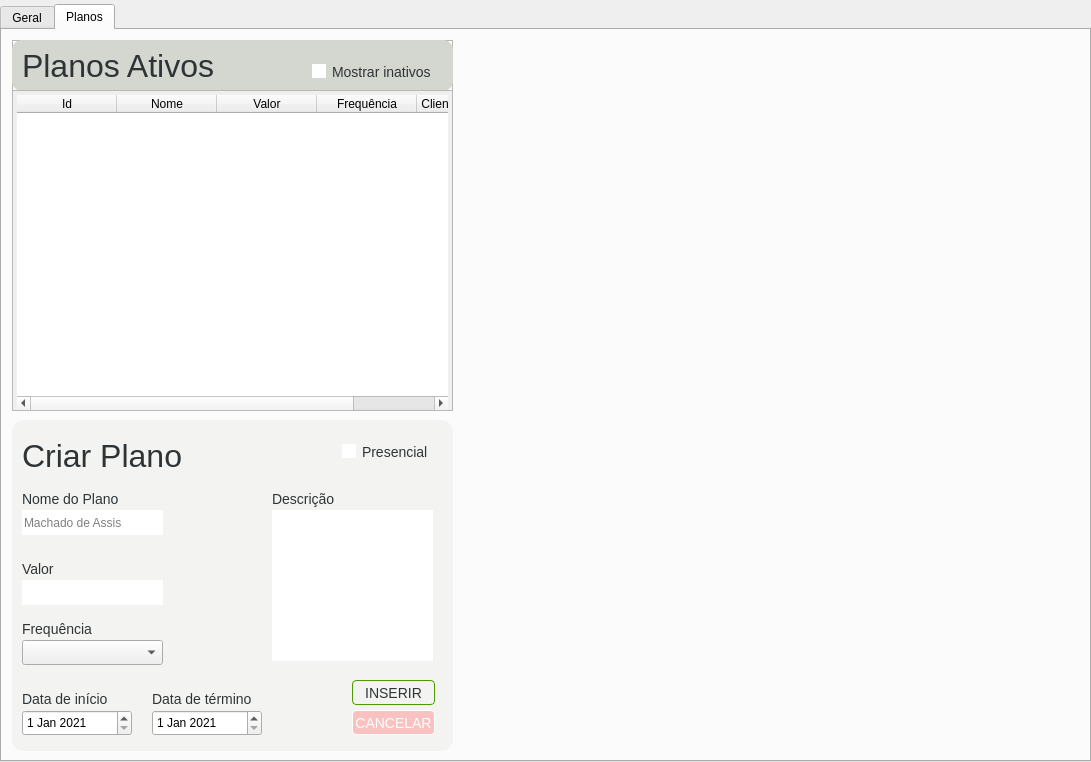
<?xml version="1.0" encoding="UTF-8"?>
<ui version="4.0">
 <class>tabFinanceiroGeral</class>
 <widget class="QWidget" name="tabFinanceiroGeral">
  <property name="geometry">
   <rect>
    <x>0</x>
    <y>0</y>
    <width>1091</width>
    <height>762</height>
   </rect>
  </property>
  <property name="windowTitle">
   <string>tabFinanceiro</string>
  </property>
  <property name="styleSheet">
   <string notr="true">/*#tabFinanceiroGeral {
	background-color: qlineargradient(spread:pad, x1:0, y1:0, x2:1, y2:1, stop:0 rgba(86, 158, 139, 255), stop:1 rgba(106, 178, 159, 255));
}*/

QTabWidget QStackedWidget &gt; QWidget{
	background-color: qlineargradient(spread:pad, x1:0, y1:0, x2:1, y2:1, stop:0 rgba(86, 158, 139, 255), stop:1 rgba(106, 178, 159, 255));
}

#tabFinanceiro::pane { 
	background-color: qlineargradient(spread:pad, x1:0, y1:0, x2:1, y2:1, stop:0 rgba(86, 158, 139, 255), stop:1 rgba(106, 178, 159, 255));
	border-radius: 10px;
}

QTabWidget::tab-bar {
    left: 15px; 
}

QTabBar::tab {
/*    background-color: transparent;*/
    border-top-left-radius: 8px;
    border-top-right-radius: 8px;
	border-bottom-color: rgb(114, 159, 207);
    min-width: 8ex;
    padding: 2px;
}

QTabBar::tab:selected {
	background: rgb(86, 158, 139);

	font-family: Ubuntu;
	font-size: 18px;
	color: white;

	border-top-left-radius: 14px;
    border-top-right-radius: 14px;
}

QTabBar::tab:selected {
	font-family: Ubuntu;
	font-size: 18px;
}

QTabBar::tab:!selected {
    margin-top: 2px; 
	background-color: rgb(61, 79, 69);

	color: white;
	font-family: Ubuntu;
	font-size: 12px;

	border-top-left-radius: 11px;
    border-top-right-radius: 11px;
}

QTabBar::tab:first:selected {
    margin-left: 0; /* the first selected tab has nothing to overlap with on the left */
}

QTabBar::tab:last:selected {
    margin-right: 0; /* the last selected tab has nothing to overlap with on the right */
}

QTabBar::tab:only-one {
    margin: 0; /* if there is only one tab, we don't want overlapping margins */
}</string>
  </property>
  <layout class="QHBoxLayout" name="horizontalLayout">
   <property name="spacing">
    <number>0</number>
   </property>
   <property name="leftMargin">
    <number>0</number>
   </property>
   <property name="topMargin">
    <number>4</number>
   </property>
   <property name="rightMargin">
    <number>0</number>
   </property>
   <property name="bottomMargin">
    <number>0</number>
   </property>
   <item>
    <widget class="QTabWidget" name="tabFinanceiro">
     <property name="tabPosition">
      <enum>QTabWidget::North</enum>
     </property>
     <property name="currentIndex">
      <number>1</number>
     </property>
     <widget class="QWidget" name="tabGeral">
      <attribute name="title">
       <string>Geral</string>
      </attribute>
     </widget>
     <widget class="QWidget" name="tabPlanos">
      <property name="styleSheet">
       <string notr="true">/*------------------------------- LineEdit --------------------------------------*/
#leNomePlano, #leValor {
	border-top-left-radius: 0px;
}


/*------------------------------- Labels --------------------------------------*/
#lbDataInicio, 
#lbDataTermino,
#lbFreq,
#lbNomePlano,
#lbValor,
#lbDescricaoPlano{
	font-family: Ubuntu;
	font-size: 14px;

	font-weight: 200;
	color: rgb(46, 52, 54);
	background-color: transparent;
	border: 0px solid transparent;
}

#lbTituloTabela, #lbTituloCriaPlano {
	font-family: Ubuntu;
	font-size: 32px;

	font-weight: 200;
	color: rgb(46, 52, 54);
	background-color: transparent;
	border: 0px solid transparent;
}

/*-------------------------------- CheckBox ---------------------------------*/
#cbPresencial, #cbInativos {
	font-family: Ubuntu;
	font-size: 14px;

	font-weight: 200;
	color: rgb(46, 52, 54);
	background-color: transparent;
}

#cbPresencial::indicator:unchecked, #cbInativos::indicator:unchecked {
	color: rgb(46, 52, 54);
	background-color: white;
}


/*--------------------------------- Frames ---------------------------------------*/
/*QFrame {
	background-color: transparent;
}*/

#frTblBottom, #frtblPlanos {
	/*background-color: transparent;*/
}

#frCabecalho {
	background-color: rgb(211, 215, 207);
	border-radius: 10px;
}

#frCriaPlanos {
	background-color: rgba(238, 238, 236, 150);
	border-radius: 12px;
}

/*--------------------------------- Buttons --------------------------------------*/
#pbInserir {
	font-family: Ubuntu;
	font-size: 14px;
	font-weight: 400;
	
	background-color: transparent;
	border-radius: 4px;
	border: 1px solid rgb(78, 154, 6);

	color: rgb(46, 52, 54);
}

#pbInserir:hover {
	font-family: Ubuntu;
	font-size: 14px;
	font-weight: 400;
	
	background-color: white;
	border-radius: 4px;
	border: 1px solid rgb(78, 154, 6);

	color: rgb(46, 52, 54);
}

#pbCancelar {
	font-family: Ubuntu;
	font-size: 14px;
	font-weight: 400;
	
	background-color: rgba(255, 158, 158, 150);
	border-radius: 4px;
	border: 1px solid white;

	color: white;
}

#pbCancelar:hover {
	font-family: Ubuntu;
	font-size: 14px;
	font-weight: 400;
	
	background-color: rgb(225, 128, 128);
	border-radius: 4px;
	border: 1px solid white;

	color: white;
}


/*---------------------------------- Tables ---------------------------------------*/
#tblPlanos {
	margin-left: 4px;
	margin-right: 4px;
	margin-top: 4px;
}

/*---------------------------------- TextEdit -------------------------------------*/
#teDescricaoPlano{
	border-top-left-radius: 0px;
}</string>
      </property>
      <attribute name="title">
       <string>Planos</string>
      </attribute>
      <widget class="QFrame" name="frtblPlanos">
       <property name="geometry">
        <rect>
         <x>10</x>
         <y>10</y>
         <width>441</width>
         <height>371</height>
        </rect>
       </property>
       <property name="frameShape">
        <enum>QFrame::StyledPanel</enum>
       </property>
       <property name="frameShadow">
        <enum>QFrame::Raised</enum>
       </property>
       <widget class="QFrame" name="frCabecalho">
        <property name="geometry">
         <rect>
          <x>0</x>
          <y>0</y>
          <width>441</width>
          <height>51</height>
         </rect>
        </property>
        <property name="frameShape">
         <enum>QFrame::StyledPanel</enum>
        </property>
        <property name="frameShadow">
         <enum>QFrame::Raised</enum>
        </property>
        <widget class="QLabel" name="lbTituloTabela">
         <property name="geometry">
          <rect>
           <x>10</x>
           <y>10</y>
           <width>211</width>
           <height>31</height>
          </rect>
         </property>
         <property name="text">
          <string>Planos Ativos</string>
         </property>
        </widget>
        <widget class="QCheckBox" name="cbInativos">
         <property name="geometry">
          <rect>
           <x>300</x>
           <y>20</y>
           <width>131</width>
           <height>23</height>
          </rect>
         </property>
         <property name="text">
          <string>Mostrar inativos</string>
         </property>
        </widget>
       </widget>
       <widget class="QFrame" name="frTblBottom">
        <property name="geometry">
         <rect>
          <x>0</x>
          <y>50</y>
          <width>441</width>
          <height>321</height>
         </rect>
        </property>
        <property name="frameShape">
         <enum>QFrame::StyledPanel</enum>
        </property>
        <property name="frameShadow">
         <enum>QFrame::Raised</enum>
        </property>
        <layout class="QVBoxLayout" name="verticalLayout">
         <property name="spacing">
          <number>0</number>
         </property>
         <property name="leftMargin">
          <number>0</number>
         </property>
         <property name="topMargin">
          <number>0</number>
         </property>
         <property name="rightMargin">
          <number>0</number>
         </property>
         <property name="bottomMargin">
          <number>0</number>
         </property>
         <item>
          <widget class="QTableWidget" name="tblPlanos">
           <property name="frameShape">
            <enum>QFrame::NoFrame</enum>
           </property>
           <property name="sizeAdjustPolicy">
            <enum>QAbstractScrollArea::AdjustToContents</enum>
           </property>
           <property name="editTriggers">
            <set>QAbstractItemView::NoEditTriggers</set>
           </property>
           <property name="alternatingRowColors">
            <bool>true</bool>
           </property>
           <property name="selectionMode">
            <enum>QAbstractItemView::SingleSelection</enum>
           </property>
           <property name="selectionBehavior">
            <enum>QAbstractItemView::SelectRows</enum>
           </property>
           <property name="textElideMode">
            <enum>Qt::ElideMiddle</enum>
           </property>
           <property name="showGrid">
            <bool>false</bool>
           </property>
           <property name="cornerButtonEnabled">
            <bool>false</bool>
           </property>
           <attribute name="horizontalHeaderCascadingSectionResizes">
            <bool>true</bool>
           </attribute>
           <attribute name="horizontalHeaderHighlightSections">
            <bool>true</bool>
           </attribute>
           <attribute name="horizontalHeaderStretchLastSection">
            <bool>false</bool>
           </attribute>
           <attribute name="verticalHeaderVisible">
            <bool>false</bool>
           </attribute>
           <attribute name="verticalHeaderShowSortIndicator" stdset="0">
            <bool>false</bool>
           </attribute>
           <column>
            <property name="text">
             <string>Id</string>
            </property>
           </column>
           <column>
            <property name="text">
             <string>Nome</string>
            </property>
           </column>
           <column>
            <property name="text">
             <string>Valor</string>
            </property>
           </column>
           <column>
            <property name="text">
             <string>Frequência</string>
            </property>
           </column>
           <column>
            <property name="text">
             <string>Clientes Inscritos</string>
            </property>
           </column>
          </widget>
         </item>
        </layout>
       </widget>
      </widget>
      <widget class="QFrame" name="frCriaPlanos">
       <property name="geometry">
        <rect>
         <x>10</x>
         <y>390</y>
         <width>441</width>
         <height>331</height>
        </rect>
       </property>
       <property name="frameShape">
        <enum>QFrame::StyledPanel</enum>
       </property>
       <property name="frameShadow">
        <enum>QFrame::Raised</enum>
       </property>
       <widget class="QLabel" name="lbTituloCriaPlano">
        <property name="geometry">
         <rect>
          <x>10</x>
          <y>20</y>
          <width>161</width>
          <height>31</height>
         </rect>
        </property>
        <property name="text">
         <string>Criar Plano</string>
        </property>
       </widget>
       <widget class="QLabel" name="lbNomePlano">
        <property name="geometry">
         <rect>
          <x>10</x>
          <y>70</y>
          <width>101</width>
          <height>17</height>
         </rect>
        </property>
        <property name="text">
         <string>Nome do Plano</string>
        </property>
       </widget>
       <widget class="QLineEdit" name="leNomePlano">
        <property name="geometry">
         <rect>
          <x>10</x>
          <y>90</y>
          <width>141</width>
          <height>25</height>
         </rect>
        </property>
        <property name="frame">
         <bool>false</bool>
        </property>
        <property name="placeholderText">
         <string>Machado de Assis</string>
        </property>
       </widget>
       <widget class="QLabel" name="lbDataTermino">
        <property name="geometry">
         <rect>
          <x>140</x>
          <y>270</y>
          <width>111</width>
          <height>17</height>
         </rect>
        </property>
        <property name="text">
         <string>Data de término</string>
        </property>
       </widget>
       <widget class="QLabel" name="lbDataInicio">
        <property name="geometry">
         <rect>
          <x>10</x>
          <y>270</y>
          <width>101</width>
          <height>17</height>
         </rect>
        </property>
        <property name="text">
         <string>Data de início</string>
        </property>
       </widget>
       <widget class="QLabel" name="lbFreq">
        <property name="geometry">
         <rect>
          <x>10</x>
          <y>200</y>
          <width>71</width>
          <height>17</height>
         </rect>
        </property>
        <property name="text">
         <string>Frequência</string>
        </property>
       </widget>
       <widget class="QLineEdit" name="leValor">
        <property name="geometry">
         <rect>
          <x>10</x>
          <y>160</y>
          <width>141</width>
          <height>25</height>
         </rect>
        </property>
        <property name="inputMask">
         <string/>
        </property>
        <property name="text">
         <string/>
        </property>
        <property name="frame">
         <bool>false</bool>
        </property>
       </widget>
       <widget class="QLabel" name="lbValor">
        <property name="geometry">
         <rect>
          <x>10</x>
          <y>140</y>
          <width>41</width>
          <height>17</height>
         </rect>
        </property>
        <property name="text">
         <string>Valor</string>
        </property>
       </widget>
       <widget class="QComboBox" name="cbxFreq">
        <property name="geometry">
         <rect>
          <x>10</x>
          <y>220</y>
          <width>141</width>
          <height>25</height>
         </rect>
        </property>
       </widget>
       <widget class="QCheckBox" name="cbPresencial">
        <property name="geometry">
         <rect>
          <x>330</x>
          <y>20</y>
          <width>90</width>
          <height>23</height>
         </rect>
        </property>
        <property name="text">
         <string>Presencial</string>
        </property>
       </widget>
       <widget class="QDateEdit" name="dtTermino">
        <property name="geometry">
         <rect>
          <x>140</x>
          <y>290</y>
          <width>110</width>
          <height>26</height>
         </rect>
        </property>
        <property name="date">
         <date>
          <year>2021</year>
          <month>1</month>
          <day>1</day>
         </date>
        </property>
       </widget>
       <widget class="QDateEdit" name="dtInicio">
        <property name="geometry">
         <rect>
          <x>10</x>
          <y>290</y>
          <width>110</width>
          <height>26</height>
         </rect>
        </property>
        <property name="frame">
         <bool>true</bool>
        </property>
        <property name="date">
         <date>
          <year>2021</year>
          <month>1</month>
          <day>1</day>
         </date>
        </property>
       </widget>
       <widget class="QTextEdit" name="teDescricaoPlano">
        <property name="geometry">
         <rect>
          <x>260</x>
          <y>90</y>
          <width>161</width>
          <height>151</height>
         </rect>
        </property>
       </widget>
       <widget class="QLabel" name="lbDescricaoPlano">
        <property name="geometry">
         <rect>
          <x>260</x>
          <y>70</y>
          <width>81</width>
          <height>17</height>
         </rect>
        </property>
        <property name="text">
         <string>Descrição</string>
        </property>
       </widget>
       <widget class="QPushButton" name="pbInserir">
        <property name="geometry">
         <rect>
          <x>340</x>
          <y>260</y>
          <width>83</width>
          <height>25</height>
         </rect>
        </property>
        <property name="text">
         <string>INSERIR</string>
        </property>
       </widget>
       <widget class="QPushButton" name="pbCancelar">
        <property name="geometry">
         <rect>
          <x>340</x>
          <y>290</y>
          <width>83</width>
          <height>25</height>
         </rect>
        </property>
        <property name="text">
         <string>CANCELAR</string>
        </property>
       </widget>
      </widget>
     </widget>
    </widget>
   </item>
  </layout>
 </widget>
 <resources/>
 <connections/>
</ui>
